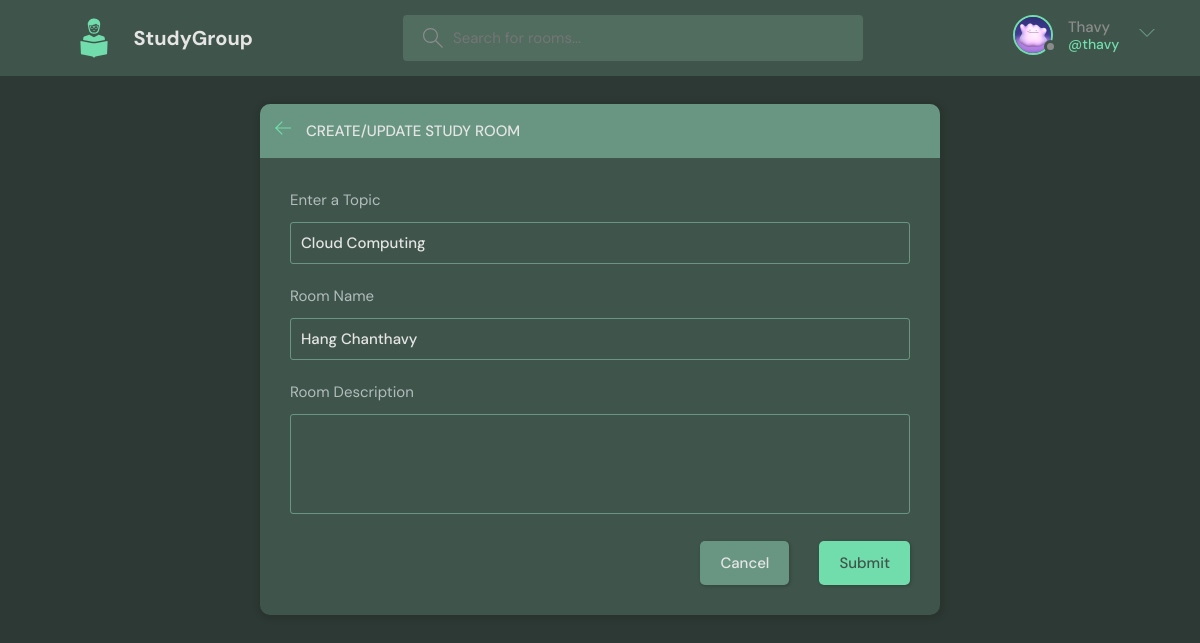
Screenshot of /update-room/65 (signed in) with the database file from the repository.
### base/models.py (models this page shows, shortened)
class User(AbstractUser):
    name = models.CharField(max_length=200, null=True)
    email = models.EmailField(unique=True, null=True)
    bio = models.TextField(null=True)
    avatar = models.ImageField(null=True, default="avatar.svg")
    USERNAME_FIELD = 'email'
    REQUIRED_FIELDS = []

class Room(models.Model):
    host = models.ForeignKey(User, on_delete=models.SET_NULL, null=True)
    topic = models.ForeignKey(Topic, on_delete=models.SET_NULL, null=True)
    name = models.CharField(max_length=200)
    description = models.TextField(null=True, blank=True)
    participants = models.ManyToManyField(User, related_name='participants', blank=True)
    updated = models.DateTimeField(auto_now=True)
    created = models.DateTimeField(auto_now_add=True)
    class Meta:
        ordering = ['-updated', '-created']

class Topic(models.Model):
    name = models.CharField(max_length=200)
    def __str__(self):
        return self.name

### base/views.py (the view, shortened to what this page needs)
# urls.py: path('update-room/<str:pk>', views.update_room, name="update-room"),
@login_required(login_url='login')
def update_room(request, pk):
    room = Room.objects.get(id=pk)
    form = RoomForm(instance=room)
    topics = Topic.objects.all()
    if request.user != room.host:
        return HttpResponse('You are not allowed here!')
    context = {
        'action': 'Update Room',
        'form': form,
        'topics': topics,
        'room': room
    }
    return render(request, 'base/room_form.html', context)

### base/forms.py
class RoomForm(ModelForm):
    class Meta:
        model = Room
        fields = '__all__'
        exclude = ['host', 'participants']

### base/templates/base/room_form.html (shortened to what this page needs)
{% extends 'main.html' %} {% block content %}
<main class="create-room layout">
  <div class="container">
    <div class="layout__box">
      <div class="layout__boxHeader">
        <div class="layout__boxTitle">
          <a href="{% url 'home' %}">
            <svg
              version="1.1"
              xmlns="http://www.w3.org/2000/svg"
              width="32"
              height="32"
              viewBox="0 0 32 32"
            >
              <title>arrow-left</title>
              <path
                d="M13.723 2.286l-13.723 13.714 13.719 13.714 1.616-1.611-10.96-10.96h27.625v-2.286h-27.625l10.965-10.965-1.616-1.607z"
              ></path>
            </svg>
          </a>
          <h3>Create/Update Study Room</h3>
        </div>
      </div>
      <div class="layout__body">
        <form id="room-form" class="form" action="" method="POST">
          <div class="form__group">
            <label for="room_topic">Enter a Topic</label>
            <input
              required
              type="text"
              value="{{room.topic.name}}"
              name="topic"
              list="topic-list"
            />
          </div>
          <div class="form__group">
            <label for="room_name">Room Name</label>
            {{form.name}}
          </div>
          <div class="form__group">
            <label for="room_description">Room Description</label>
            {{form.description}}
          </div>
          <div class="form__action">
            <a class="btn btn--dark" href="{% url 'home' %}">Cancel</a>
            <button id="create-room" class="btn btn--main" type="submit">
              Submit
            </button>
          </div>
        </form>
      </div>
    </div>
  </div>
</main>
{% endblock content %}

### templates/navbar.html (shortened to what this page needs)
{% load static %}
<div class="navbar__space">
</div>
  <header class="header header--loggedIn">
    <div class="container">
      <a href="{% url 'home' %}" class="header__logo">
        <img src="{% static 'images/logo.svg' %}" />
        <h1>StudyGroup</h1>
      </a>
      {% if not '/login/' in request.path and not '/register/' in request.path %}
      <form class="header__search" method="GET" action="{% url 'home' %}">
        <label>
          <input name="q" placeholder="Search for rooms..." />
        </label>
      </form>
      {% endif %}
      <nav class="header__menu">
        {% if request.user.is_authenticated %}
        <div class="header__user">
          <a href="{% url 'user-profile' request.user.id %}">
            <div class="avatar avatar--medium">
              <img src="{{request.user.avatar.url}}" />
            </div>
            <p>{{request.user.name}} <span>@{{request.user.username}}</span></p>
          </a>
          <button class="dropdown-button">
            <svg
              version="1.1"
              xmlns="http://www.w3.org/2000/svg"
              width="32"
              height="32"
              viewBox="0 0 32 32"
            >
              <title>chevron-down</title>
              <path d="M16 21l-13-13h-3l16 16 16-16h-3l-13 13z"></path>
            </svg>
          </button>
        </div>
        {% else %}
        <a href="{% url 'login' %}">
            <img src="{% static 'images/avatar.svg' %}" />
            <p>Login</p>
          </a>
          {% endif %}
      </nav>
    </div>
  </header>

### rows the page displays
User: user.avatar (picture), user.name "Thavy", user.username "thavy"
Room: topic "Cloud Computing", name "Hang Chanthavy"
